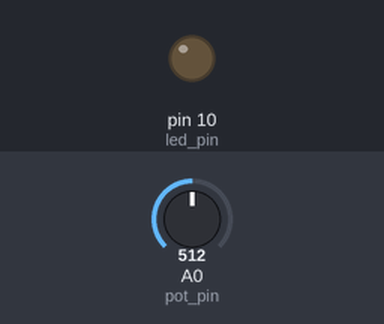
A sketch run on a simulated Arduino Uno, built with avr-gcc and run on an emulated ATmega328P. Shown: output pins drawn as LEDs (lit = HIGH). Dashed ring = blinking. Inputs (shaded band) come from the test bench; at power-on: A0 (pot_pin) = 512.

Above: at 0.1 s.
At 1.2 s:
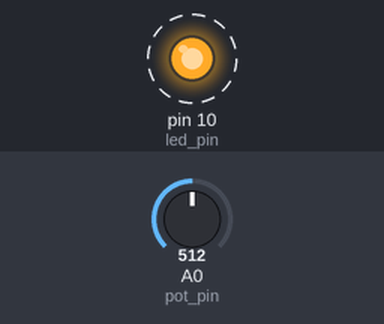
1.3 s: A0 (pot_pin) set to 122
4.3 s: A0 (pot_pin) set to 306
At 5.8 s:
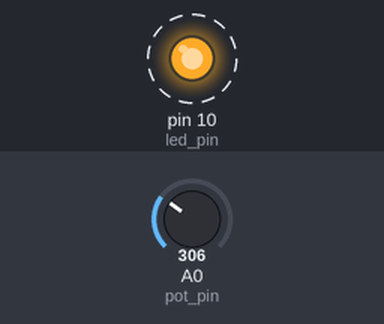
Timing chart, 0 to 12.2 s (numbered marks = the images above; inputs shaded):
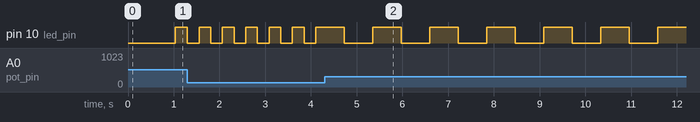

The sketch:

dg_class1_-_1_analogRead_digitalWrite.ino
```cpp
//This code uses a potentiometer to control the rate of a blinking LED

//Two slashes means "comment". Anything written after the "//" is ignored by the compiler, the program that turns this code into something the Teensy can use
/*
   This has the same effect
*/
//Empty lines are irrelevant. You can have as many or few as you'd like.


//This area at the top of our "sketch" is the initialization section
// The first thing we need to do is name the variables we
// want to store values in and decide on the data type

//"int" stands for integer. It describes a data type which allows the variable
// to be a whole number from -32,767 to 32,767 (16 bits)
int led_pin =  10;  // The pin the LED is connected to
int led_state = 0;  // The state of LED.
// Pretty much all lines of code end in a semicolon

//"unsigned long" is another data type that's 32 bits, all of them positive. 0 - 4,294,967,295
// We'll be counting milliseconds with this so the number will get big pretty quickly
unsigned long  previous_time = 0;  // will store the last time the LED was updated
unsigned long current_time; //will store how much time has elapsed since the Teensy was reset
// if you don't set it equal to a number it will be 0 by default.

unsigned long rate;  //how fast the LED will change
int pot_value;  //store the reading from the potentiometer aka knob
int pot_pin = A0;  //pins that start with A can do analog readings


//This next part is where the code really begins. It runs just once after the Teensy resets.

void setup() { //The setup starts with this curly bracket here
  // Set the LED pin as an output
  pinMode(led_pin, OUTPUT);//This function has two inputs. The pin and the state we want it to be https://www.arduino.cc/reference/en/language/functions/digital-io/pinmode/

  //you don't need to setup the pot pin as an input

} //Setup is over. curly brackets begin and end sections of code.


// This part of the code will start as soon as the setup is done and run over and over again
// as fast as the Teensy can go, executing each line in order, one at a time
void loop()
{
  //Calls the function "millis". https://www.arduino.cc/reference/en/language/functions/time/millis/
  // It returns the time in milliseconds that have elapsed since the device restarted
  // which we store in the variable "current_time"
  // That means for the rest or this loop "current_time" will be equal to that number
  current_time = millis();

  pot_value = analogRead(A0); //Read the analog voltage at pin A0. Returns 0 for 0 Volts and 1023 for the max voltage (3.3V)
  rate = (pot_value * 2) + 10; //Math! rate is now equal to pot_value times 2 plus 10

  //This next bit of code is something we'll use over and over to control how ofter something happens
  // Has "rate" amount of time past since we last executed the code contained in these curly brackets?
  // "if" the current time minus the previous time is bigger that the rate then the code inside the curly brackets will run
  // If not then it doesn't run it and we continue on to the next thing below the curly brackets

  //We're using milliseconds so a value of 1000 would make it turn on for 1 seconds then off for one
  if (current_time - previous_time > rate) { //if begins
    previous_time = current_time; //remember what time it is so we can check how long it's been since we executed the code inside the curlys

    // if the LED is off turn it on and vice versa:
    if (led_state == 0) { // "==" means check if these values are the same
      led_state = 1; // "=" means set the first variable equal to the second value
    }
    else { //if the previous comparison is not true do this
      led_state = 0;
    }

    //Output the value "led1_state" to "led1_pin.
    // if "led1_state" is low aka "0" the LED will be off
    // if "led1_state" is high aka "1" the LED will be on
    // it's digital so it can only be on or off which you right as 1 or 0. HIGH or LOW can also be used.
    digitalWrite(led_pin, led_state);

  } // the "if" statement is now over.

} // loop is over so we go back to the start of it with basically no wait
```

Measured:
- after the input at 4.3 s, pin 10 (led_pin): alternates HIGH for 0.62 s and LOW for 0.62 s, starting after 0.43 s
- by itself, pin 10 (led_pin): alternates HIGH for 0.25 s and LOW for 0.25 s
